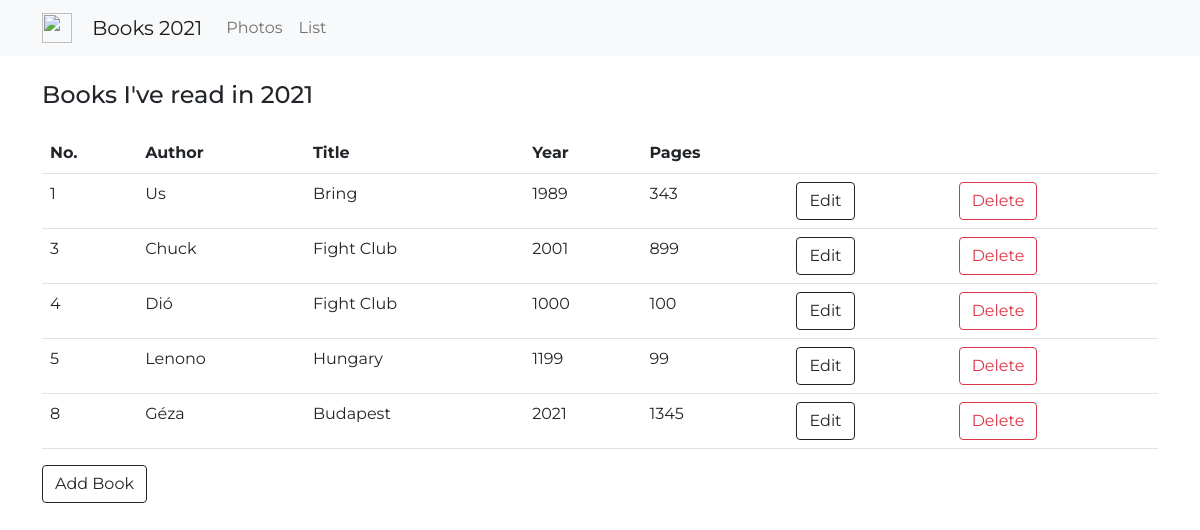
/list, run on an earlier commit of the app's database.
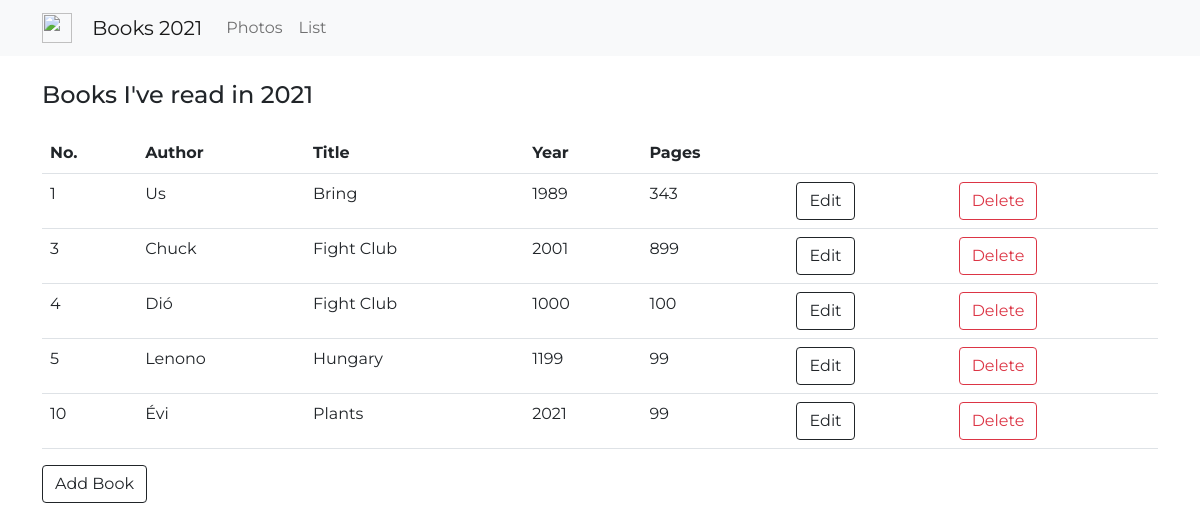
And on a later commit of the database.
### main.py (models this page shows)
class BookTable(db.Model):
    id = db.Column(db.Integer, primary_key=True)
    number = db.Column(db.Integer, unique=True, nullable=False)
    title = db.Column(db.String(250), nullable=False)
    author = db.Column(db.String(250), nullable=False)
    year = db.Column(db.Integer, nullable=False)
    pages = db.Column(db.Integer, nullable=False)

### main.py (the view)
@app.route("/list")
def show_list():
    all_books = BookTable.query.order_by(BookTable.number).all()
    return render_template("list.html", books=all_books)

### templates/list.html
{% extends "base.html" %}
{% block content %}
<h4 class="page_header">Books I've read in 2021</h4>
<table class="table table-hover">
    <tr>
        <th scope="col">No.</th>
        <th scope="col">Author</th>
        <th scope="col">Title</th>
        <th scope="col">Year</th>
        <th scope="col">Pages</th>
        <th scope="col"></th>
        <th scope="col"></th>
    </tr>
    {% for book in books %}
    <tr>
        <td scope="row">{{ book.number }}</td>
        <td scope="row">{{ book.author }}</td>
        <td scope="row">{{ book.title }}</td>
        <td scope="row">{{ book.year }}</td>
        <td scope="row">{{ book.pages }}</td>
        <td scope="row"><a href="#" class="btn btn-outline-dark">Edit</a></td>
        <td scope="row"><a href="{{ url_for('delete', book_id_to_delete=book.id) }}" class="btn btn-outline-danger">Delete</a></td>
    </tr>
    {% endfor %}
</table>
    <a id="add_book_link" class="btn btn-outline-dark" href="{{ url_for('add_book') }}">Add Book</a>
{% endblock %}

### templates/base.html (shortened to what this page needs)
<!DOCTYPE html>
<html lang="en">
<head>
    <link href="https://cdn.jsdelivr.net/npm/bootstrap@5.0.0-beta2/dist/css/bootstrap.min.css" rel="stylesheet">
    <link rel="stylesheet" href="https://cdnjs.cloudflare.com/ajax/libs/lightbox2/2.8.2/css/lightbox.min.css">
    <link rel="stylesheet" href="{{ url_for('static', filename='styles.css') }}">
</head>
<body>
    {% include '_navbar.html' %}
    <div class="container">
        {% block content %}
        {% endblock %}
    </div>
</body>
</html>

### templates/_navbar.html (shortened to what this page needs)
<nav class="navbar sticky-top navbar-expand-lg navbar-light bg-light">
    <div class="container">
      <a class="navbar-brand" href="{{ url_for('home') }}">
          <img src="{{ url_for('static', filename='book.svg') }}" width="30" height="30" class="d-inline-block logo align-top" alt="">
          Books 2021
      </a>
      <div class="collapse navbar-collapse" id="navbarSupportedContent">
        <ul class="navbar-nav mr-auto">
          <li class="nav-item">
            <a class="nav-link" href="{{ url_for('home') }}">Photos</a>
          </li>
          <li class="nav-item">
            <a class="nav-link" href="{{ url_for('show_list') }}">List</a>
          </li>
        </ul>
      </div>
    </div>
    </nav>

### static/styles.css (style rules this page uses)
body { font-family: 'Montserrat', sans-serif; }
.page_header { padding-top: 25px; padding-bottom: 15px; }
.logo { margin-left: 0px; margin-right: 15px; }

What changed in the data, as far as the page shows it:
removed BookTable: number "8", author "Géza", title "Budapest", year "2021", pages "1345"
added BookTable: number "10", author "Évi", title "Plants", year "2021", pages "99"
